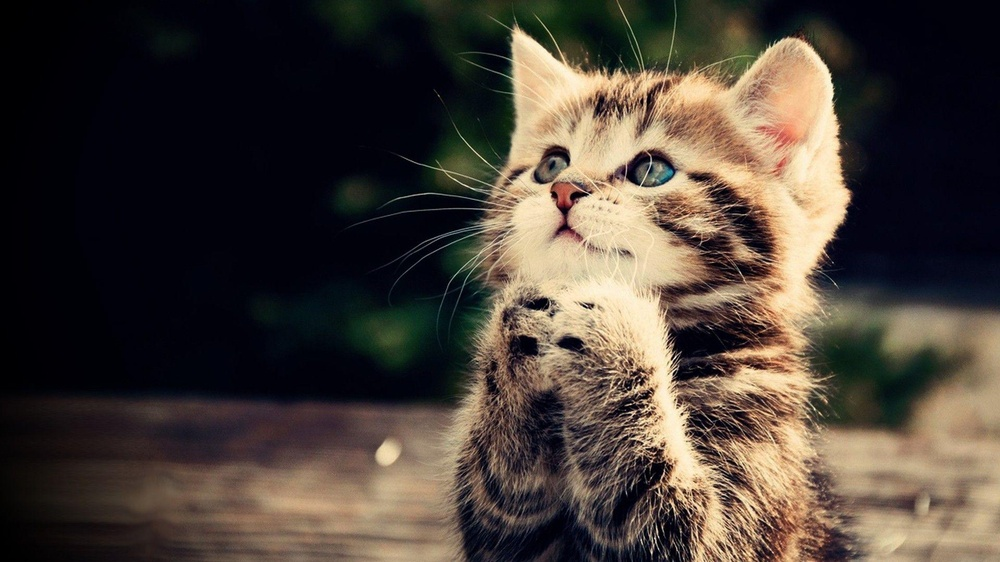
#> input picture Basics of Computer vision/image 2.jpg, 1000 x 562 px, shrunk from 1920 x 1080 before the run, found by its file name
$ jupyter execute 04-Colors-Gray-RGB.ipynb
#> lines starting #> are read from the running program, lines starting #| are printed output that depends on the picture
## Let's take a closer look at color spaces

You may have remembered we talked about images being stored in RGB (Red Green Blue) color Spaces. Let's take a look at that in OpenCV.

### First thing to remember about OpenCV's RGB is that it's BGR (I know, this is annoying)

Let's look at the image shape again. The '3L'

[cell 1]
import cv2
import numpy as np
from matplotlib import pyplot as plt
image = cv2.imread('../.../image 2.jpg')
#> image is the input picture: shape (562, 1000, 3); mean B, G, R 56.2, 64, 73.7

### Let's look at the individual color levels for the first pixel (0,0)

[cell 2]
# BGR Values for the first 0,0 pixel
B, G, R = image[10, 50]
#> B = 2; G = 0; R = 0
print (B, G, R)
#| 2 0 0
print (image.shape)
#| (562, 1000, 3)

Let's see what happens when we convert it to grayscale

[cell 3]
gray_img = cv2.cvtColor(image, cv2.COLOR_BGR2GRAY)
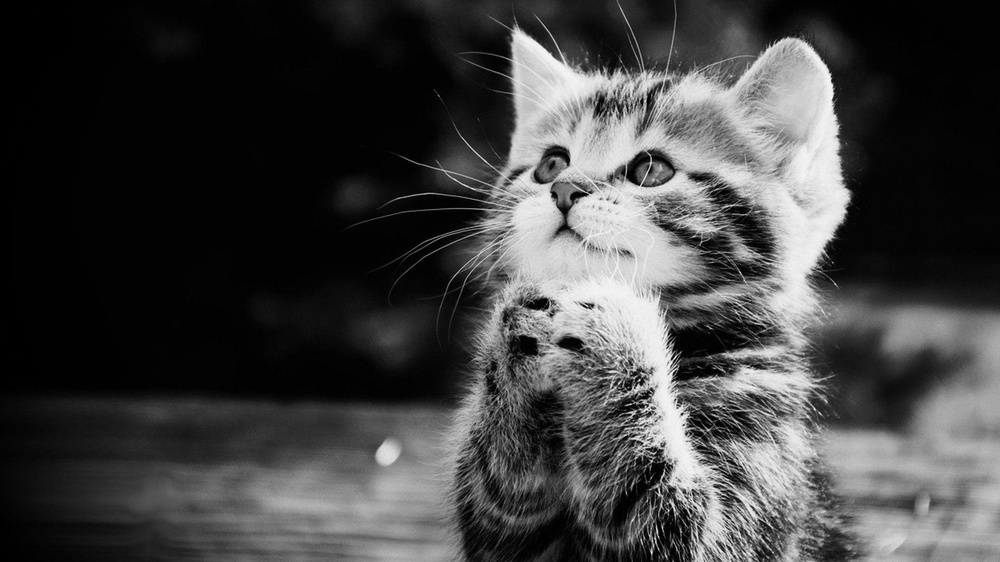
#> gray_img: shape (562, 1000); min 0, max 252, mean 66
print (gray_img.shape)
#| (562, 1000)
print (gray_img[10, 50])
#| 0

It's now only 2 dimensions. Each pixel coordinate has only one value (previously 3) with a range of 0 to 255

[cell 4]
gray_img[0, 0]
#> Out = 0

### Let's now explore lookng at individual channels in an RGB image

[cell 5]
# OpenCV's 'split' function splites the image into each color index
B, G, R = cv2.split(image)
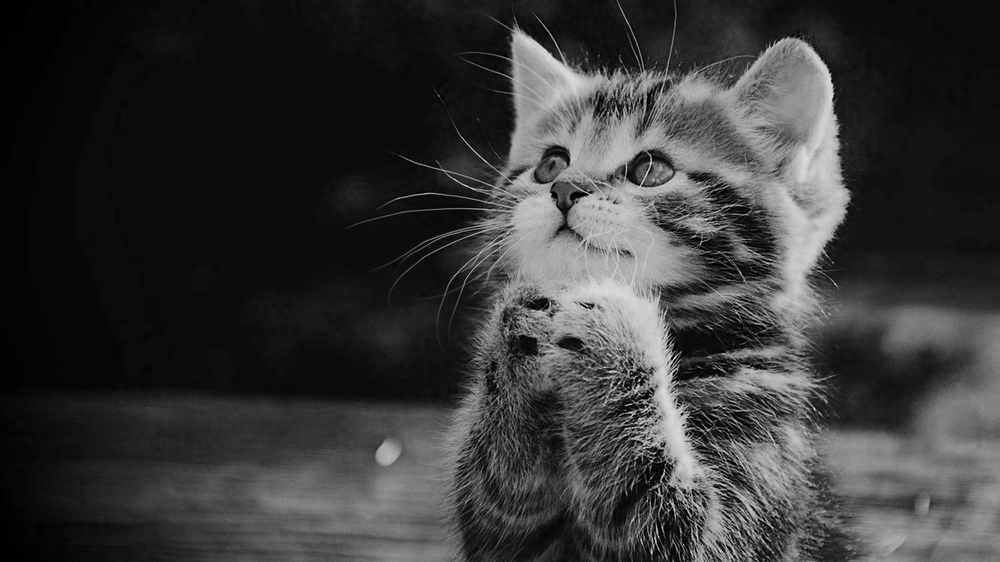
#> B: shape (562, 1000); min 0, max 246, mean 56.2
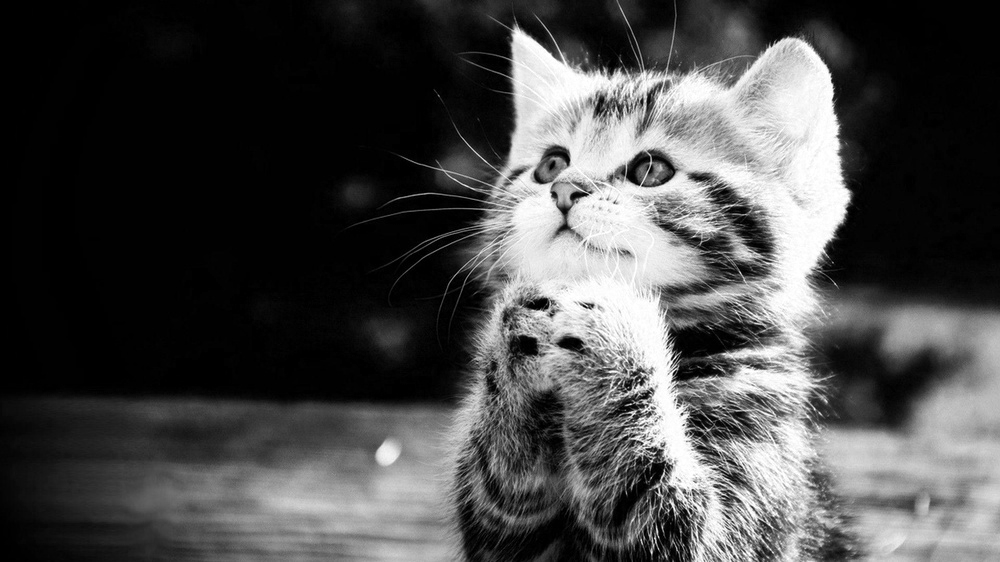
#> R: shape (562, 1000); min 0, max 255, mean 73.7

print (B.shape)
#| (562, 1000)

row, col = 1, 3
fig, axs = plt.subplots(row, col, figsize=(15, 10))
fig.tight_layout()

axs[0].imshow(cv2.cvtColor(R, cv2.COLOR_BGR2RGB))
axs[0].set_title('Red')

axs[1].imshow(cv2.cvtColor(G, cv2.COLOR_BGR2RGB))
axs[1].set_title('Green')

axs[2].imshow(cv2.cvtColor(B, cv2.COLOR_BGR2RGB))
axs[2].set_title('Blue')

plt.show()
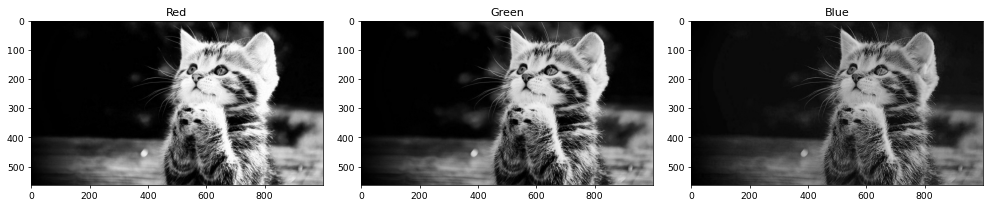
#> figure drawn by matplotlib, 3 panels

[cell 6]
row, col = 1, 2
fig, axs = plt.subplots(row, col, figsize=(15, 10))
fig.tight_layout()

merged = cv2.merge([B, G, R])
axs[0].imshow(cv2.cvtColor(merged, cv2.COLOR_BGR2RGB))
axs[0].set_title('Merged')

mergedB = cv2.merge([B+100, G, R])
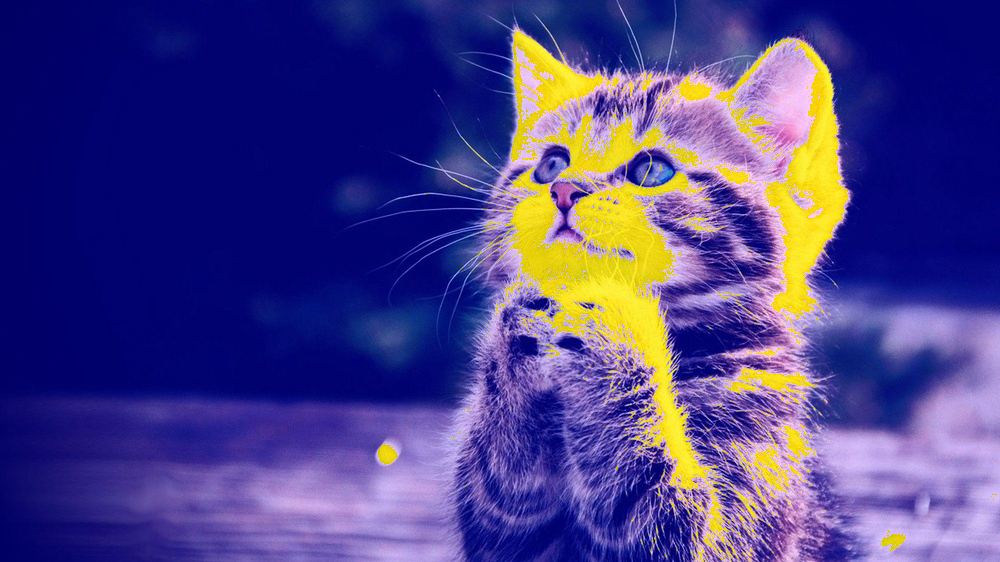
#> mergedB: shape (562, 1000, 3); mean B, G, R 135.4, 64, 73.7
axs[1].imshow(cv2.cvtColor(merged, cv2.COLOR_BGR2RGB))
axs[1].set_title('Merged with Blue Amplified')

mergedG = cv2.merge([B, G+100, R])
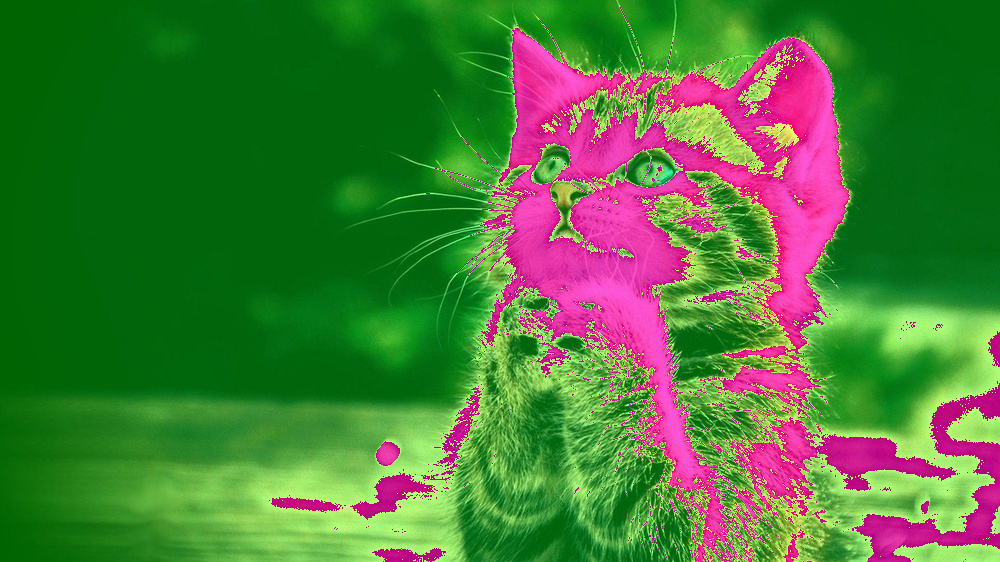
#> mergedG: shape (562, 1000, 3); mean B, G, R 56.2, 122.1, 73.7
axs[1].imshow(cv2.cvtColor(merged, cv2.COLOR_BGR2RGB))
axs[1].set_title('Merged with Green Amplified')

mergedR = cv2.merge([B, G, R+100])
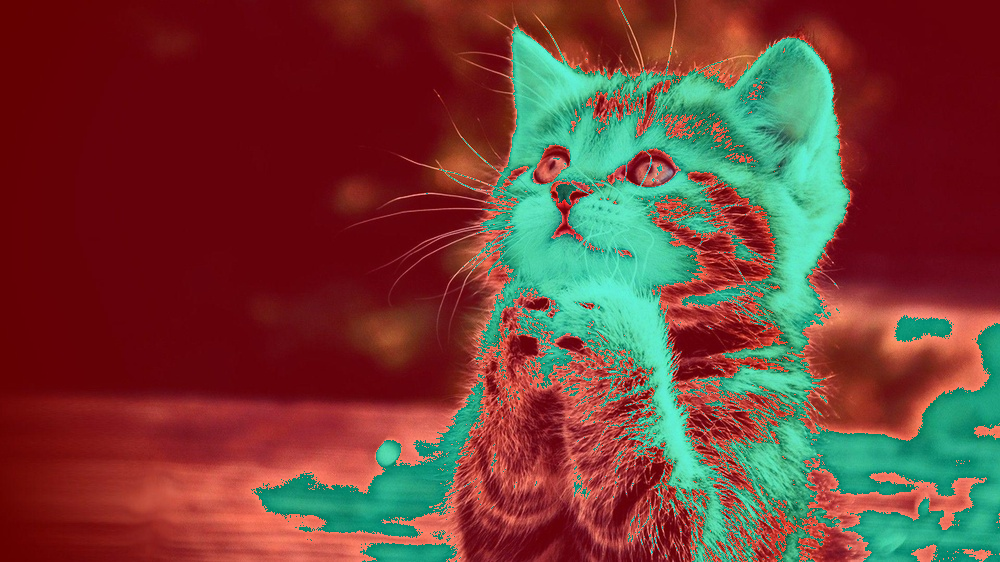
#> mergedR: shape (562, 1000, 3); mean B, G, R 56.2, 64, 114.6
axs[1].imshow(cv2.cvtColor(merged, cv2.COLOR_BGR2RGB))
axs[1].set_title('Merged with Red Amplified')

plt.show()
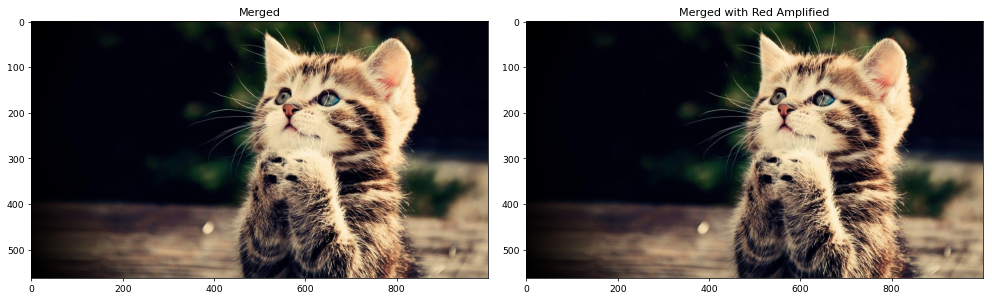
#> figure drawn by matplotlib, 2 panels

[cell 7]
# Simply use 'imwrite' specificing the file name and the image to be saved
cv2.imwrite('merged_with_blue_amplified.jpg', mergedB)
cv2.imwrite('merged_with_green_amplified.jpg', mergedG)
cv2.imwrite('merged_with_red_amplified.jpg', mergedR)
#> Out = True
